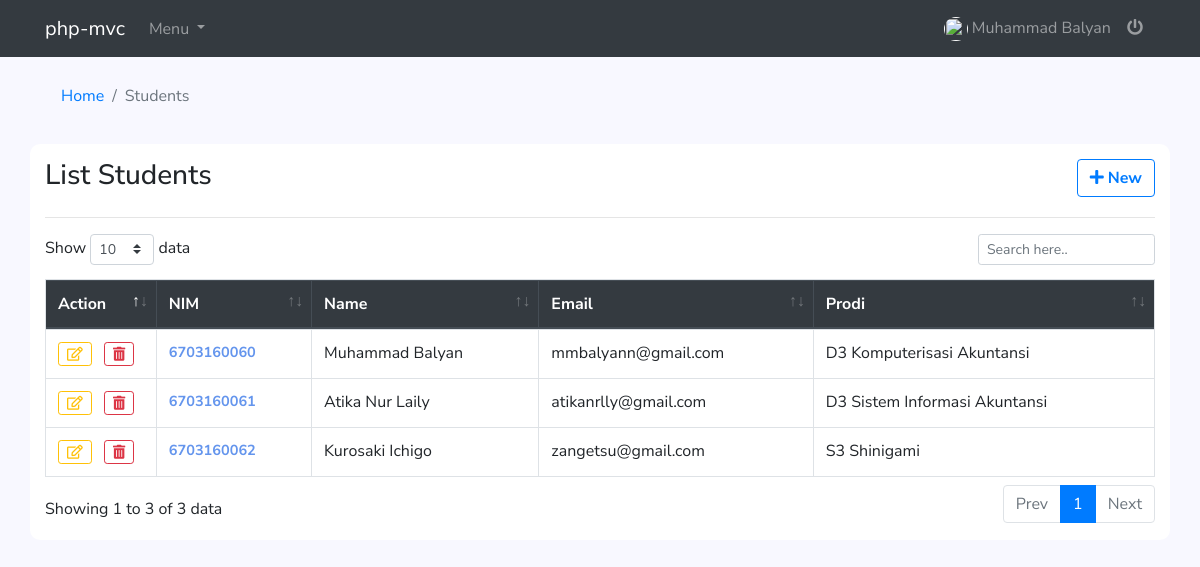
Screenshot of /public/students with the database file from the repository.
### tables this page shows
CREATE TABLE `mahasiswa` (
  `id` int(11) NOT NULL,
  `nama` varchar(255) NOT NULL,
  `nim` varchar(10) NOT NULL,
  `email` varchar(255) NOT NULL,
  `jurusan` varchar(255) NOT NULL
);

### app/core/Controller.php (called while the page is built, shortened)
<?php
class Controller {
    public function view($view, $data = []) {
        require_once '../app/views/' . $view . '.php';
    }
    public function model($model) {
        return new $model;
    }
}

### app/controllers/Students.php (called while the page is built, shortened)
<?php
class Students extends Controller {
    public function index() {
        $data['title']  = ucwords('list students');
        $data['result'] = $this->model('Student_model')->getAll();
        $this->view('layouts/header', $data);
        $this->view('students/index', $data);
        $this->view('layouts/footer');
    }
}

### app/core/App.php (called while the page is built, shortened)
<?php
class App {
    protected $method     = 'index';
    protected $params     = [];
    public function __construct() {
        $this->controller = new $this->controller;
        call_user_func_array([$this->controller, $this->method], $this->params);
    }
}

### public/index.php (called while the page is built, shortened)
<?php
$app = new App;

### app/core/Database.php (called while the page is built, shortened)
<?php
class Database {
    private $host    = DB_HOST;
    private $user    = DB_USER;
    private $pass    = DB_PASS;
    private $db_name = DB_NAME;
    private $dbh;
    private $stmt;
    public function __construct() {
        $dsn = 'mysql:host='.$this->host.';dbname='.$this->db_name;
        $option =   [
                        PDO::ATTR_PERSISTENT => true,
                        PDO::ATTR_ERRMODE => PDO::ERRMODE_EXCEPTION
                    ];
        try {
            $this->dbh = new PDO($dsn, $this->user, $this->pass, $option);
        } catch (PDOException $e) {
            die($e->getMessage());
        }
    }
    public function query($query) {
        $this->stmt = $this->dbh->prepare($query);
    }
    public function execute() {
        $this->stmt->execute();
    }
    public function resultAll() {
        $this->execute();
        return $this->stmt->fetchAll(PDO::FETCH_ASSOC);
    }
}

### app/models/Student_model.php (called while the page is built, shortened)
<?php
class Student_model {
    private $table = 'mahasiswa';
    private $db;
    public function __construct() {
        $this->db = new Database;
    }
    public function getAll() {
        $this->db->query("SELECT * FROM " . $this->table);
        return $this->db->resultAll();
    }
}

### app/views/students/index.php (the view, shortened to what this page needs)
<div class="container mt-4">
    <nav aria-label="breadcrumb">
        <ol class="breadcrumb bg-transparent">
            <li class="breadcrumb-item"><a href="<?= BASEURL; ?>">Home</a></li>
            <li class="breadcrumb-item active" aria-current="page">Students</li>
        </ol>
    </nav>
</div>
<div class="container container-box mt-4">
    <div class="row">
        <div class="col-12">
            <div class="row">
                <div class="col-8">
                    <h3><?= $data['title'] ?></h3>
                </div>
                <div class="col-4 text-right">
                    <span data-toggle="modal" data-target="#formModal">
                        <button type="button" class="btn btn-outline-primary modalAdd" data-toggle="tooltip" title="Add Student" data-placement="bottom">
                            <i class="fas fa-plus"></i> <b>New</b>
                        </button>
                    </span>
                </div>
            </div>
        </div>
        <div class="col-12">
            <hr>
            <div class="table-responsive">
                <table class="table table-bordered table-hover dataTables">
                    <thead class="thead-dark">
                        <tr>
                            <th style="width: 10%;">Action</th>
                            <th>NIM</th>
                            <th>Name</th>
                            <th>Email</th>
                            <th>Prodi</th>
                        </tr>
                    </thead>
                    <tbody>
                        <?php foreach ($data['result'] as $item) : ?>
                            <tr>
                                <td>
                                    <span data-toggle="modal" data-target="#formModal">
                                        <button class="btn btn-sm btn-outline-warning modalEdit" data-toggle="tooltip" title="Edit student" data-id="<?= $item['id'] ?>">
                                            <i class="far fa-edit"></i>
                                        </button>
                                    </span>
                                    <a href="<?= BASEURL . '/students/destroy/' . $item['id'] ?>" class="btn btn-sm btn-outline-danger" data-toggle="tooltip" title="Delete student" onclick="return confirm('Are you sure?')">
                                        <i class="fa fa-trash"></i>
                                    </a>
                                </td>
                                <td> <a href="<?= BASEURL . '/students/show/' . $item['id'] ?>" class="href" data-toggle="tooltip" title="Detail student"><?= $item['nim'] ?></a></td>
                                <td><?= $item['nama'] ?></td>
                                <td><?= $item['email'] ?></td>
                                <td><?= $item['jurusan'] ?></td>
                            </tr>
                        <?php endforeach; ?>
                    </tbody>
                </table>
            </div>
        </div>
    </div>
</div>

### app/views/layouts/header.php (shortened to what this page needs)
<html lang="en">
<head>
    <link rel="stylesheet" href="<?= BASEURL; ?>/css/bootstrap.css">
    <link rel="stylesheet" href="<?= BASEURL; ?>/css/loader.css">
    <link rel="stylesheet" href="<?= BASEURL; ?>/js/dataTables/dataTables.bootstrap4.css">
    <link rel="stylesheet" href="<?= BASEURL; ?>/fontawesome-free-5.13.0-web/css/all.min.css">
    <link rel="stylesheet" href="<?= BASEURL; ?>/fontawesome-free-5.13.0-web/css/brands.min.css">
    <link rel="stylesheet" href="<?= BASEURL; ?>/fontawesome-free-5.13.0-web/css/all.min.css">
    <link rel="stylesheet" href="<?= BASEURL; ?>/fontawesome-free-5.13.0-web/css/regular.min.css">
    <link rel="stylesheet" href="<?= BASEURL; ?>/fontawesome-free-5.13.0-web/css/solid.min.css">
    <link rel="stylesheet" href="<?= BASEURL; ?>/fontawesome-free-5.13.0-web/css/svg-with-js.min.css">
    <link rel="stylesheet" href="<?= BASEURL; ?>/fontawesome-free-5.13.0-web/css/v4-shims.min.css">
    <link rel="stylesheet" href="<?= BASEURL; ?>/style.css">
</head>
<body>
    <nav class="navbar fixed-top navbar-expand-lg navbar-dark bg-dark">
        <div class="container">
            <a class="navbar-brand" href="<?= BASEURL; ?>">php-mvc</a>
            <div class="collapse navbar-collapse" id="navbarText">
                <ul class="navbar-nav mr-auto">
                    <li class="nav-item dropdown megamenu-li dmenu">
                        <a class="nav-link dropdown-toggle" href="#" id="navbarDropdownMenuLink" role="button"
                            data-toggle="dropdown" aria-haspopup="true" aria-expanded="false">
                            Menu
                        </a>
                    </li>
                </ul>
                <ul class="nav navbar-nav navbar-right">
                    <li class="nav-item">
                        <a class="nav-link" href="">
                            <img src="<?= BASEURL ?>/img/billy.jpeg" alt="Profile Picture" width="24" class="rounded-circle">
                            Muhammad Balyan
                        </a>
                    </li>
                    <li class="nav-item">
                        <a class="nav-link" href=""> <i class="fas fa-power-off"></i> <span class="text-hide">Logout</span></a>
                    </li>
                </ul>
            </div>
        </div>
    </nav>
    <br><br>
    <div id="particles-js"></div>

### app/views/layouts/footer.php (shortened to what this page needs)
</body>
</html>

### public/style.css (style rules this page uses)
body { background-color: #F8F8FF; font-family: 'Nunito Sans', sans-serif; }
.container-box { background-color: #fff; width: 100%; padding-top: 15px; padding-right: 15px; padding-left: 15px; padding-bottom: 15px; margin-right: auto; margin-left: auto; border-radius: 10px }
.href { color: cornflowerblue; font-weight: bolder; font-size: 14.5px; }
#particles-js { position: absolute; width: 100%; height: 100%; z-index: -1; }
.megamenu-li { position: static; }

### rows the page displays
mahasiswa: nim "6703160060", nama "Muhammad Balyan", email "mmbalyann@gmail.com", jurusan "D3 Komputerisasi Akuntansi"
mahasiswa: nim "6703160061", nama "Atika Nur Laily", email "atikanrlly@gmail.com", jurusan "D3 Sistem Informasi Akuntansi"
mahasiswa: nim "6703160062", nama "Kurosaki Ichigo", email "zangetsu@gmail.com", jurusan "S3 Shinigami"

### other values shown
$data['title'] "List Students"
